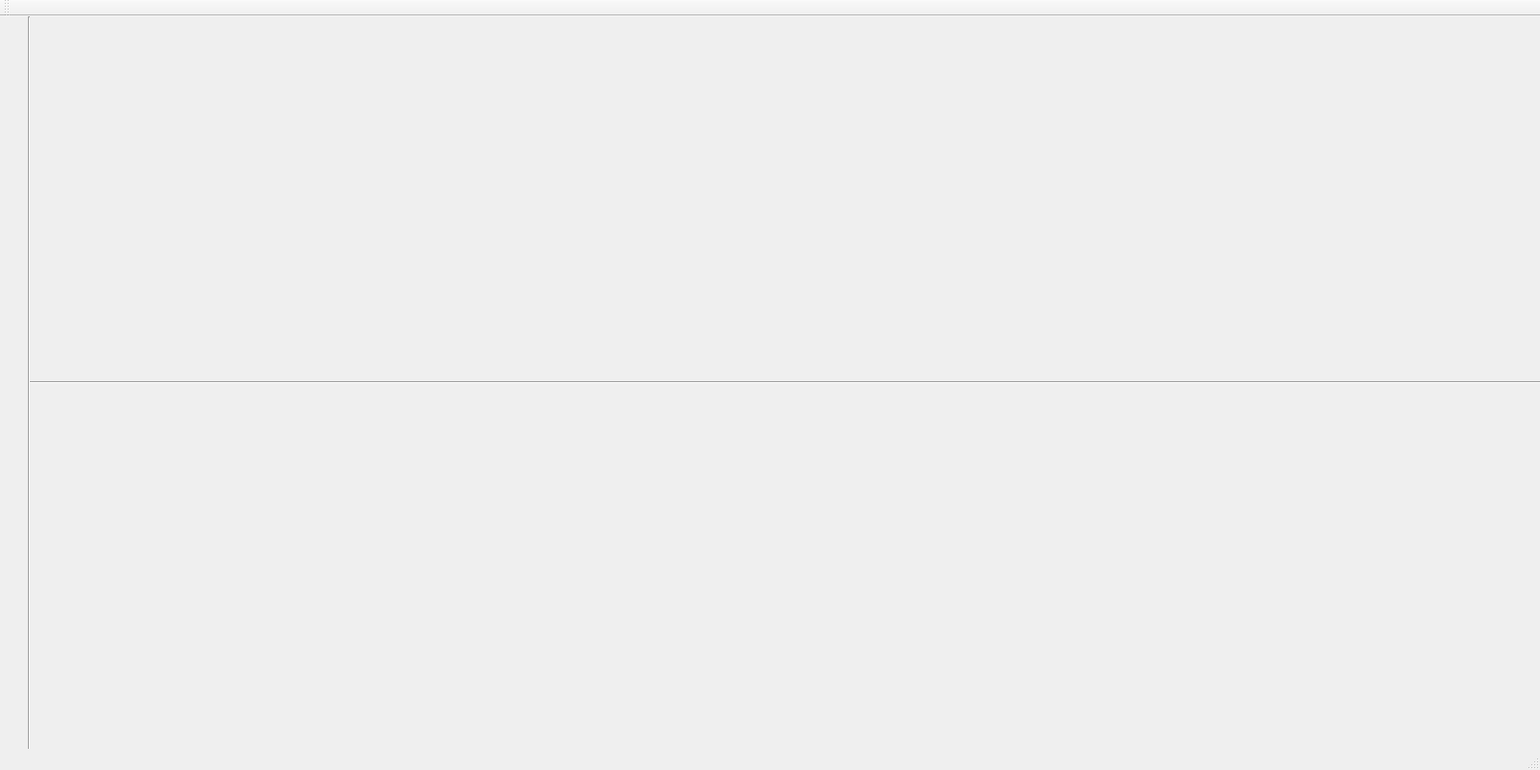
<?xml version="1.0" encoding="UTF-8"?>
<ui version="4.0">
 <class>DephyGaitCycle</class>
 <widget class="QMainWindow" name="DephyGaitCycle">
  <property name="geometry">
   <rect>
    <x>0</x>
    <y>0</y>
    <width>1600</width>
    <height>800</height>
   </rect>
  </property>
  <property name="windowTitle">
   <string>DephyGaitCycle</string>
  </property>
  <widget class="QWidget" name="centralWidget">
   <widget class="Line" name="line">
    <property name="geometry">
     <rect>
      <x>30</x>
      <y>370</y>
      <width>1571</width>
      <height>20</height>
     </rect>
    </property>
    <property name="orientation">
     <enum>Qt::Horizontal</enum>
    </property>
   </widget>
   <widget class="Line" name="line_2">
    <property name="geometry">
     <rect>
      <x>20</x>
      <y>0</y>
      <width>20</width>
      <height>771</height>
     </rect>
    </property>
    <property name="orientation">
     <enum>Qt::Vertical</enum>
    </property>
   </widget>
  </widget>
  <widget class="QMenuBar" name="menuBar">
   <property name="geometry">
    <rect>
     <x>0</x>
     <y>0</y>
     <width>1600</width>
     <height>17</height>
    </rect>
   </property>
  </widget>
  <widget class="QToolBar" name="mainToolBar">
   <attribute name="toolBarArea">
    <enum>TopToolBarArea</enum>
   </attribute>
   <attribute name="toolBarBreak">
    <bool>false</bool>
   </attribute>
  </widget>
  <widget class="QStatusBar" name="statusBar"/>
 </widget>
 <layoutdefault spacing="6" margin="11"/>
 <resources/>
 <connections/>
</ui>
